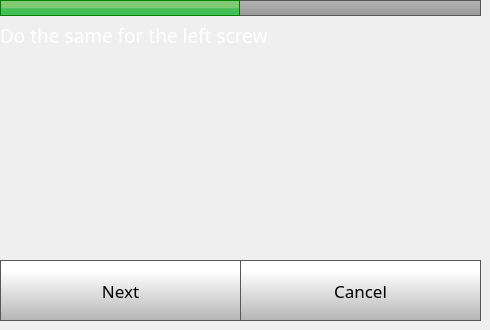
    <widget class="QWidget" name="step4Page">
     <widget class="QPushButton" name="step4CancelButton">
      <property name="geometry">
       <rect>
        <x>240</x>
        <y>260</y>
        <width>241</width>
        <height>61</height>
       </rect>
      </property>
      <property name="font">
       <font>
        <family>Gotham</family>
        <pointsize>13</pointsize>
       </font>
      </property>
      <property name="styleSheet">
       <string notr="true">QPushButton {
     border: 1px solid rgb(87, 87, 87);
	background-color: qlineargradient(spread:pad, x1:0, y1:1, x2:0, y2:0.188, stop:0 rgba(180, 180, 180, 255), stop:1 rgba(255, 255, 255, 255));


}

QPushButton:pressed {
    background-color: qlineargradient(x1: 0, y1: 0, x2: 0, y2: 1,
                                      stop: 0 #dadbde, stop: 1 #f6f7fa);
}

QPushButton:flat {
    border: none; /* no border for a flat push button */
}

QPushButton:default {
    border-color: navy; /* make the default button prominent */
}

QPushButton:focus {
	outline: none;
}</string>
      </property>
      <property name="text">
       <string>Cancel</string>
      </property>
      <property name="iconSize">
       <size>
        <width>40</width>
        <height>40</height>
       </size>
      </property>
     </widget>
     <widget class="QLabel" name="caliberateLabel_11">
      <property name="geometry">
       <rect>
        <x>0</x>
        <y>0</y>
        <width>240</width>
        <height>16</height>
       </rect>
      </property>
      <property name="font">
       <font>
        <family>Gotham</family>
        <pointsize>14</pointsize>
        <weight>50</weight>
        <bold>false</bold>
       </font>
      </property>
      <property name="styleSheet">
       <string notr="true">	background-color: qlineargradient(spread:pad, x1:0, y1:0.523, x2:0, y2:0.534, stop:0 rgba(130, 203, 117, 255), stop:1 rgba(66, 191, 85, 255));
border: 1px solid green;</string>
      </property>
      <property name="text">
       <string/>
      </property>
     </widget>
     <widget class="QPushButton" name="step4NextButton">
      <property name="geometry">
       <rect>
        <x>0</x>
        <y>260</y>
        <width>241</width>
        <height>61</height>
       </rect>
      </property>
      <property name="font">
       <font>
        <family>Gotham</family>
        <pointsize>13</pointsize>
       </font>
      </property>
      <property name="styleSheet">
       <string notr="true">QPushButton {
     border: 1px solid rgb(87, 87, 87);
	background-color: qlineargradient(spread:pad, x1:0, y1:1, x2:0, y2:0.188, stop:0 rgba(180, 180, 180, 255), stop:1 rgba(255, 255, 255, 255));


}

QPushButton:pressed {
    background-color: qlineargradient(x1: 0, y1: 0, x2: 0, y2: 1,
                                      stop: 0 #dadbde, stop: 1 #f6f7fa);
}

QPushButton:flat {
    border: none; /* no border for a flat push button */
}

QPushButton:default {
    border-color: navy; /* make the default button prominent */
}

QPushButton:focus {
	outline: none;
}</string>
      </property>
      <property name="text">
       <string>Next</string>
      </property>
      <property name="iconSize">
       <size>
        <width>40</width>
        <height>40</height>
       </size>
      </property>
     </widget>
     <widget class="QLabel" name="caliberateLabel_12">
      <property name="geometry">
       <rect>
        <x>0</x>
        <y>20</y>
        <width>471</width>
        <height>31</height>
       </rect>
      </property>
      <property name="font">
       <font>
        <family>Gotham</family>
        <pointsize>14</pointsize>
        <weight>50</weight>
        <bold>false</bold>
       </font>
      </property>
      <property name="styleSheet">
       <string notr="true">color: rgb(255, 255, 255);</string>
      </property>
      <property name="text">
       <string>Do the same for the left screw</string>
      </property>
      <property name="wordWrap">
       <bool>true</bool>
      </property>
     </widget>
     <widget class="QLabel" name="turnLeftLevelingScrewLabel">
      <property name="geometry">
       <rect>
        <x>60</x>
        <y>60</y>
        <width>360</width>
        <height>240</height>
       </rect>
      </property>
      <property name="styleSheet">
       <string notr="true">background-color: rgba(255, 255, 255, 0);</string>
      </property>
      <property name="text">
       <string/>
      </property>
      <property name="scaledContents">
       <bool>true</bool>
      </property>
     </widget>
     <widget class="QLabel" name="caliberateLabel_23">
      <property name="geometry">
       <rect>
        <x>0</x>
        <y>0</y>
        <width>481</width>
        <height>16</height>
       </rect>
      </property>
      <property name="font">
       <font>
        <family>Gotham</family>
        <pointsize>14</pointsize>
        <weight>50</weight>
        <bold>false</bold>
       </font>
      </property>
      <property name="styleSheet">
       <string notr="true">    border: 1px solid rgb(87, 87, 87);
 /*  border-bottom-left-radius: 10px;
 border-bottom-right-radius: 10px;*/
	background-color: qlineargradient(spread:pad, x1:0, y1:1, x2:0, y2:0, stop:0 rgba(150, 150, 150, 255), stop:1 rgba(180, 180, 180, 255));</string>
      </property>
      <property name="text">
       <string/>
      </property>
     </widget>
     <zorder>turnLeftLevelingScrewLabel</zorder>
     <zorder>caliberateLabel_23</zorder>
     <zorder>step4CancelButton</zorder>
     <zorder>caliberateLabel_11</zorder>
     <zorder>step4NextButton</zorder>
     <zorder>caliberateLabel_12</zorder>
    </widget>
